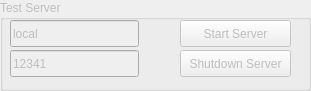
   <widget class="QGroupBox" name="gbServer">
    <property name="enabled">
     <bool>false</bool>
    </property>
    <property name="geometry">
     <rect>
      <x>440</x>
      <y>510</y>
      <width>311</width>
      <height>91</height>
     </rect>
    </property>
    <property name="title">
     <string>Test Server</string>
    </property>
    <widget class="QLineEdit" name="ledPortServer">
     <property name="enabled">
      <bool>false</bool>
     </property>
     <property name="geometry">
      <rect>
       <x>10</x>
       <y>50</y>
       <width>129</width>
       <height>27</height>
      </rect>
     </property>
     <property name="text">
      <string>12341</string>
     </property>
    </widget>
    <widget class="QPushButton" name="btnStartServer">
     <property name="geometry">
      <rect>
       <x>180</x>
       <y>20</y>
       <width>111</width>
       <height>27</height>
      </rect>
     </property>
     <property name="text">
      <string>Start Server</string>
     </property>
    </widget>
    <widget class="QPushButton" name="btnShutdownServer">
     <property name="enabled">
      <bool>false</bool>
     </property>
     <property name="geometry">
      <rect>
       <x>180</x>
       <y>50</y>
       <width>111</width>
       <height>27</height>
      </rect>
     </property>
     <property name="text">
      <string>Shutdown Server</string>
     </property>
    </widget>
    <widget class="QLineEdit" name="ledIPServer">
     <property name="enabled">
      <bool>false</bool>
     </property>
     <property name="geometry">
      <rect>
       <x>10</x>
       <y>20</y>
       <width>129</width>
       <height>27</height>
      </rect>
     </property>
     <property name="text">
      <string>local</string>
     </property>
     <property name="placeholderText">
      <string>Enter Client IP</string>
     </property>
    </widget>
   </widget>
